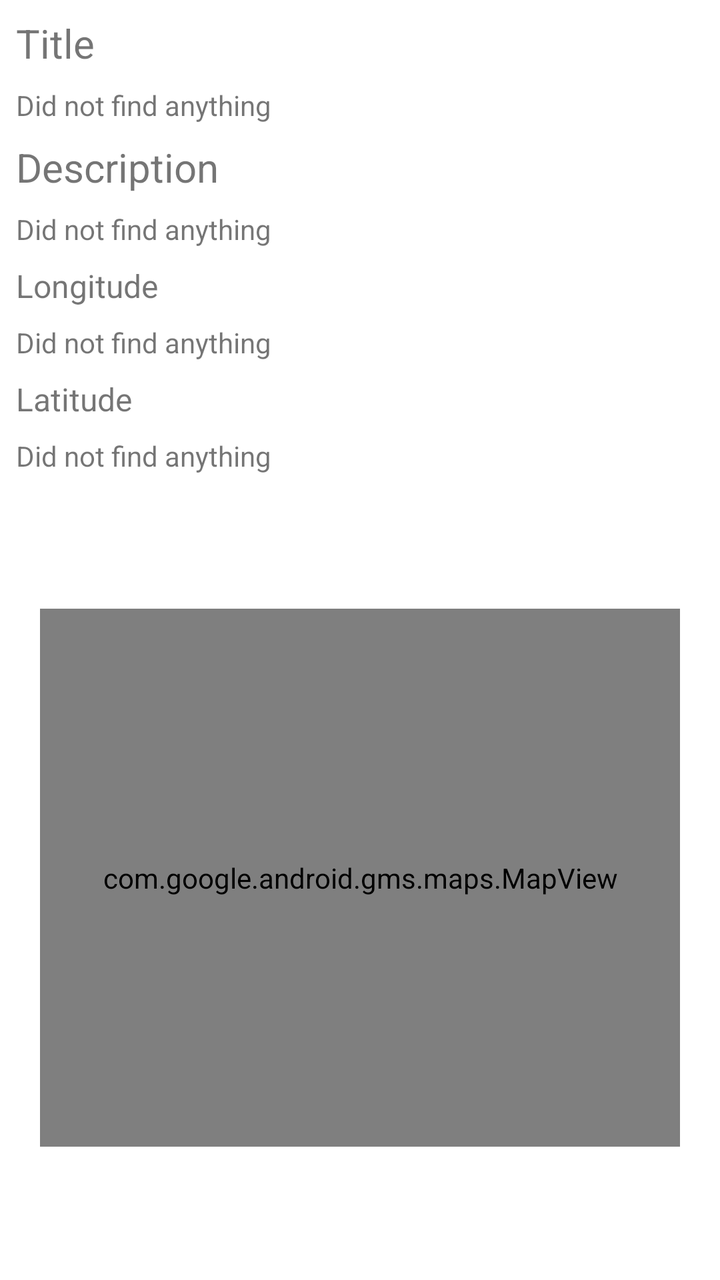
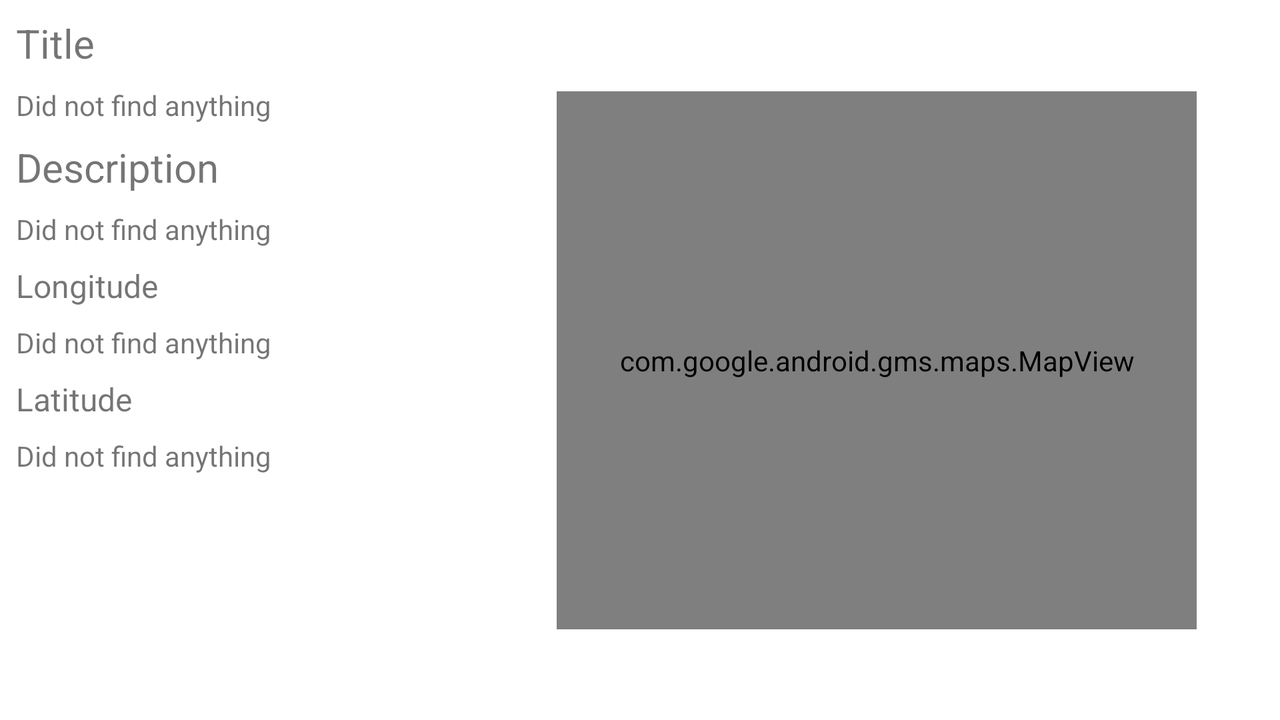

One screen, two layout resources from the same app: the default and the repository's alternative for another configuration. Each is rendered where Android would select it; the XML of both is given below.
<!-- AndroidManifest.xml: application theme Theme.Uppgift3 -->
<!-- res/layout/fragment_marker_details.xml -->
<?xml version="1.0" encoding="utf-8"?>
<FrameLayout xmlns:android="http://schemas.android.com/apk/res/android"
    xmlns:app="http://schemas.android.com/apk/res-auto"
    xmlns:tools="http://schemas.android.com/tools"
    android:layout_width="match_parent"
    android:layout_height="match_parent"
    tools:context=".MarkerDetailsFragment">

    <androidx.constraintlayout.widget.ConstraintLayout
        android:layout_width="match_parent"
        android:layout_height="match_parent">

        <TextView
            android:id="@+id/titleText"
            android:layout_width="match_parent"
            android:layout_height="wrap_content"
            android:layout_marginStart="8dp"
            android:layout_marginTop="8dp"
            android:layout_marginEnd="8dp"
            android:text="@string/title"
            android:textSize="20sp"
            app:layout_constraintEnd_toEndOf="parent"
            app:layout_constraintStart_toStartOf="parent"
            app:layout_constraintTop_toTopOf="parent" />

        <TextView
            android:id="@+id/title"
            android:layout_width="match_parent"
            android:layout_height="wrap_content"
            android:layout_marginStart="8dp"
            android:layout_marginTop="8dp"
            android:layout_marginEnd="8dp"
            android:text="@string/empty_fragment"
            app:layout_constraintEnd_toEndOf="parent"
            app:layout_constraintStart_toStartOf="parent"
            app:layout_constraintTop_toBottomOf="@id/titleText" />

        <TextView
            android:id="@+id/descriptionText"
            android:layout_width="match_parent"
            android:layout_height="wrap_content"
            android:layout_marginStart="8dp"
            android:layout_marginTop="8dp"
            android:layout_marginEnd="8dp"
            android:ems="10"
            android:gravity="start|top"
            android:text="@string/desc"
            android:textSize="20sp"
            app:layout_constraintEnd_toEndOf="parent"
            app:layout_constraintHorizontal_bias="1.0"
            app:layout_constraintStart_toStartOf="parent"
            app:layout_constraintTop_toBottomOf="@+id/title" />

        <TextView
            android:id="@+id/description"
            android:layout_width="match_parent"
            android:layout_height="wrap_content"
            android:layout_marginStart="8dp"
            android:layout_marginTop="8dp"
            android:layout_marginEnd="8dp"
            android:ems="10"
            android:gravity="start|top"
            android:text="@string/empty_fragment"
            app:layout_constraintEnd_toEndOf="parent"
            app:layout_constraintHorizontal_bias="1.0"
            app:layout_constraintStart_toStartOf="parent"
            app:layout_constraintTop_toBottomOf="@+id/descriptionText" />

        <TextView
            android:id="@+id/longitudeText"
            android:layout_width="match_parent"
            android:layout_height="wrap_content"
            android:layout_marginStart="8dp"
            android:layout_marginTop="8dp"
            android:layout_marginEnd="8dp"
            android:text="@string/longitude"
            android:textSize="16sp"
            app:layout_constraintEnd_toEndOf="parent"
            app:layout_constraintStart_toStartOf="parent"
            app:layout_constraintTop_toBottomOf="@+id/description" />

        <TextView
            android:id="@+id/longitude"
            android:layout_width="match_parent"
            android:layout_height="wrap_content"
            android:layout_marginStart="8dp"
            android:layout_marginTop="8dp"
            android:layout_marginEnd="8dp"
            android:text="@string/empty_fragment"
            app:layout_constraintEnd_toEndOf="parent"
            app:layout_constraintStart_toStartOf="parent"
            app:layout_constraintTop_toBottomOf="@+id/longitudeText" />

        <TextView
            android:id="@+id/latitudeText"
            android:layout_width="match_parent"
            android:layout_height="wrap_content"
            android:layout_marginStart="8dp"
            android:layout_marginTop="8dp"
            android:layout_marginEnd="8dp"
            android:text="@string/latitude"
            android:textSize="16sp"
            app:layout_constraintBottom_toBottomOf="parent"
            app:layout_constraintEnd_toEndOf="parent"
            app:layout_constraintHorizontal_bias="0.0"
            app:layout_constraintStart_toStartOf="parent"
            app:layout_constraintTop_toBottomOf="@+id/longitude"
            app:layout_constraintVertical_bias="0.0" />

        <TextView
            android:id="@+id/latitude"
            android:layout_width="match_parent"
            android:layout_height="wrap_content"
            android:layout_marginStart="8dp"
            android:layout_marginTop="8dp"
            android:layout_marginEnd="8dp"
            android:text="@string/empty_fragment"
            app:layout_constraintBottom_toBottomOf="parent"
            app:layout_constraintEnd_toEndOf="parent"
            app:layout_constraintHorizontal_bias="0.0"
            app:layout_constraintStart_toStartOf="parent"
            app:layout_constraintTop_toBottomOf="@+id/latitudeText"
            app:layout_constraintVertical_bias="0.0" />

        <com.google.android.gms.maps.MapView
            android:id="@+id/mapView"
            android:layout_width="320dp"
            android:layout_height="269dp"
            android:layout_marginStart="8dp"
            android:layout_marginTop="16dp"
            android:layout_marginEnd="8dp"
            android:layout_marginBottom="16dp"
            app:layout_constraintBottom_toBottomOf="parent"
            app:layout_constraintEnd_toEndOf="parent"
            app:layout_constraintStart_toStartOf="parent"
            app:layout_constraintTop_toBottomOf="@+id/latitude" />

        

    </androidx.constraintlayout.widget.ConstraintLayout>

</FrameLayout>
<!-- resources referenced by this layout -->
<resources>
  <string name="desc">Description</string>
  <string name="empty_fragment">Did not find anything</string>
  <string name="latitude">Latitude</string>
  <string name="longitude">Longitude</string>
  <string name="title">Title</string>
  <style name="Theme.Uppgift3" parent="Theme.MaterialComponents.DayNight.DarkActionBar">
          
          <item name="colorPrimary">@color/purple_500</item>
          <item name="colorPrimaryVariant">@color/purple_700</item>
          <item name="colorOnPrimary">@color/white</item>
          
          <item name="colorSecondary">@color/teal_200</item>
          <item name="colorSecondaryVariant">@color/teal_700</item>
          <item name="colorOnSecondary">@color/black</item>
          
          <item name="android:statusBarColor" tools:targetApi="l">?attr/colorPrimaryVariant</item>
          
      </style>
</resources>
<!-- res/layout-land/fragment_marker_details.xml (the repository's variant of the layout above) -->
<!-- drawn on the phone turned sideways -->
<?xml version="1.0" encoding="utf-8"?>
<FrameLayout xmlns:android="http://schemas.android.com/apk/res/android"
    xmlns:app="http://schemas.android.com/apk/res-auto"
    xmlns:tools="http://schemas.android.com/tools"
    android:layout_width="match_parent"
    android:layout_height="match_parent"
    tools:context=".MarkerDetailsFragment">

    <androidx.constraintlayout.widget.ConstraintLayout
        android:layout_width="match_parent"
        android:layout_height="match_parent">

        <TextView
            android:id="@+id/titleText"
            android:layout_width="wrap_content"
            android:layout_height="wrap_content"
            android:layout_marginStart="8dp"
            android:layout_marginTop="8dp"
            android:text="@string/title"
            android:textSize="20sp"
            app:layout_constraintStart_toStartOf="parent"
            app:layout_constraintTop_toTopOf="parent" />

        <TextView
            android:id="@+id/title"
            android:layout_width="wrap_content"
            android:layout_height="wrap_content"
            android:layout_marginStart="8dp"
            android:layout_marginTop="8dp"
            android:text="@string/empty_fragment"
            android:textSize="14sp"
            app:layout_constraintStart_toStartOf="parent"
            app:layout_constraintTop_toBottomOf="@+id/titleText" />

        <TextView
            android:id="@+id/descriptionText"
            android:layout_width="wrap_content"
            android:layout_height="wrap_content"
            android:layout_marginStart="8dp"
            android:layout_marginTop="8dp"
            android:ems="10"
            android:gravity="start|top"
            android:text="@string/desc"
            android:textSize="20sp"
            app:layout_constraintStart_toStartOf="parent"
            app:layout_constraintTop_toBottomOf="@+id/title" />

        <TextView
            android:id="@+id/description"
            android:layout_width="wrap_content"
            android:layout_height="wrap_content"
            android:layout_marginStart="8dp"
            android:layout_marginTop="8dp"
            android:ems="10"
            android:gravity="start|top"
            android:text="@string/empty_fragment"
            android:textSize="14sp"
            app:layout_constraintStart_toStartOf="parent"
            app:layout_constraintTop_toBottomOf="@+id/descriptionText" />

        <TextView
            android:id="@+id/longitudeText"
            android:layout_width="wrap_content"
            android:layout_height="wrap_content"
            android:layout_marginStart="8dp"
            android:layout_marginTop="8dp"
            android:text="@string/longitude"
            android:textSize="16sp"
            app:layout_constraintStart_toStartOf="parent"
            app:layout_constraintTop_toBottomOf="@+id/description" />

        <TextView
            android:id="@+id/longitude"
            android:layout_width="wrap_content"
            android:layout_height="wrap_content"
            android:layout_marginStart="8dp"
            android:layout_marginTop="8dp"
            android:text="@string/empty_fragment"
            android:textSize="14sp"
            app:layout_constraintStart_toStartOf="parent"
            app:layout_constraintTop_toBottomOf="@+id/longitudeText" />

        <TextView
            android:id="@+id/latitudeText"
            android:layout_width="wrap_content"
            android:layout_height="wrap_content"
            android:layout_marginStart="8dp"
            android:layout_marginTop="8dp"
            android:text="@string/latitude"
            android:textSize="16sp"
            app:layout_constraintStart_toStartOf="parent"
            app:layout_constraintTop_toBottomOf="@+id/longitude" />

        <TextView
            android:id="@+id/latitude"
            android:layout_width="wrap_content"
            android:layout_height="wrap_content"
            android:layout_marginStart="8dp"
            android:layout_marginTop="8dp"
            android:text="@string/empty_fragment"
            android:textSize="14sp"
            app:layout_constraintStart_toStartOf="parent"
            app:layout_constraintTop_toBottomOf="@+id/latitudeText" />

        <com.google.android.gms.maps.MapView
            android:id="@+id/mapView"
            android:layout_width="320dp"
            android:layout_height="269dp"
            android:layout_marginTop="8dp"
            android:layout_marginEnd="8dp"
            android:layout_marginBottom="8dp"
            app:layout_constraintBottom_toBottomOf="parent"
            app:layout_constraintEnd_toEndOf="parent"
            app:layout_constraintStart_toEndOf="@+id/descriptionText"
            app:layout_constraintTop_toTopOf="parent" />

        

    </androidx.constraintlayout.widget.ConstraintLayout>

</FrameLayout>
